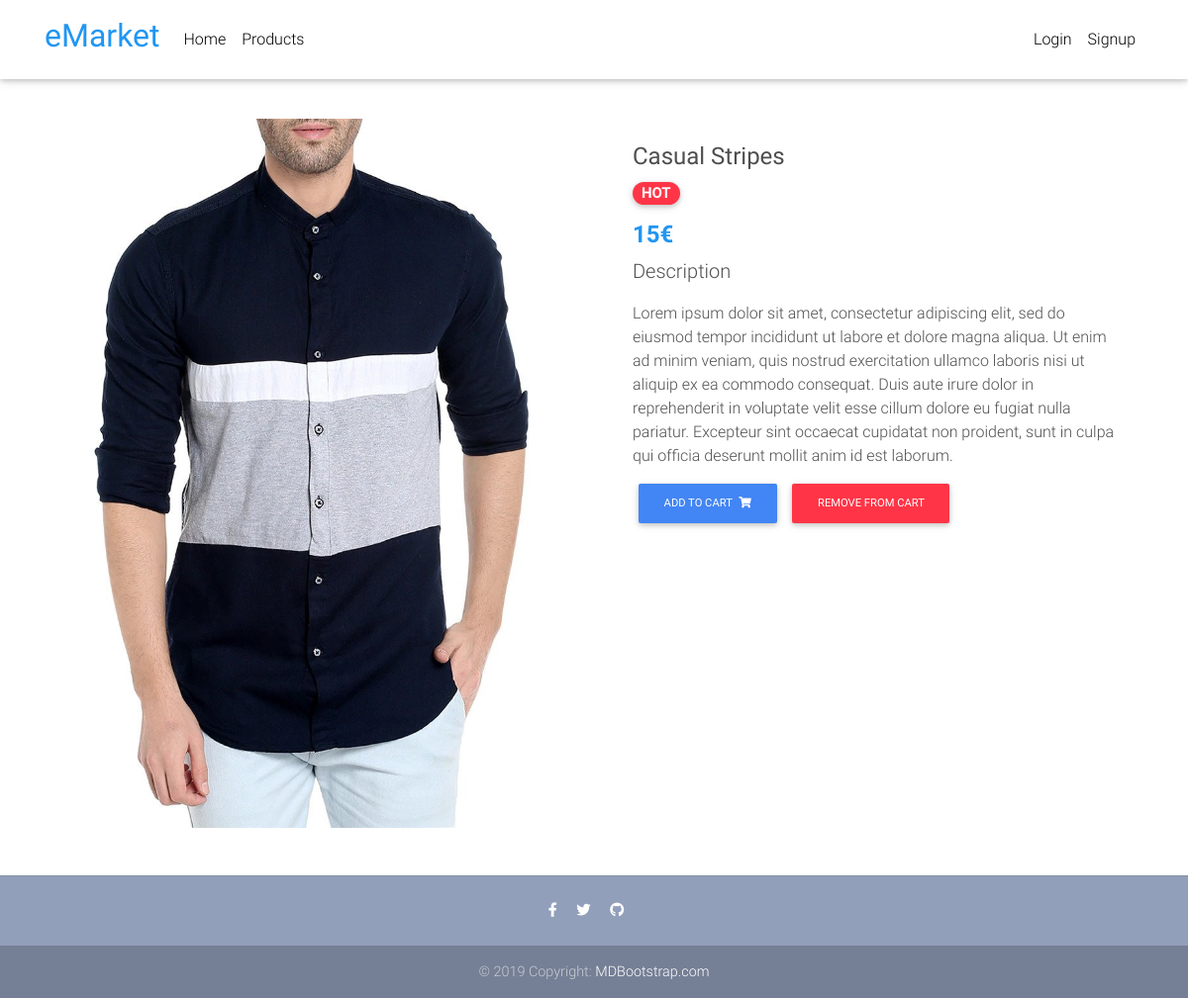
The app's page /product/ESAPC-1/, older data.
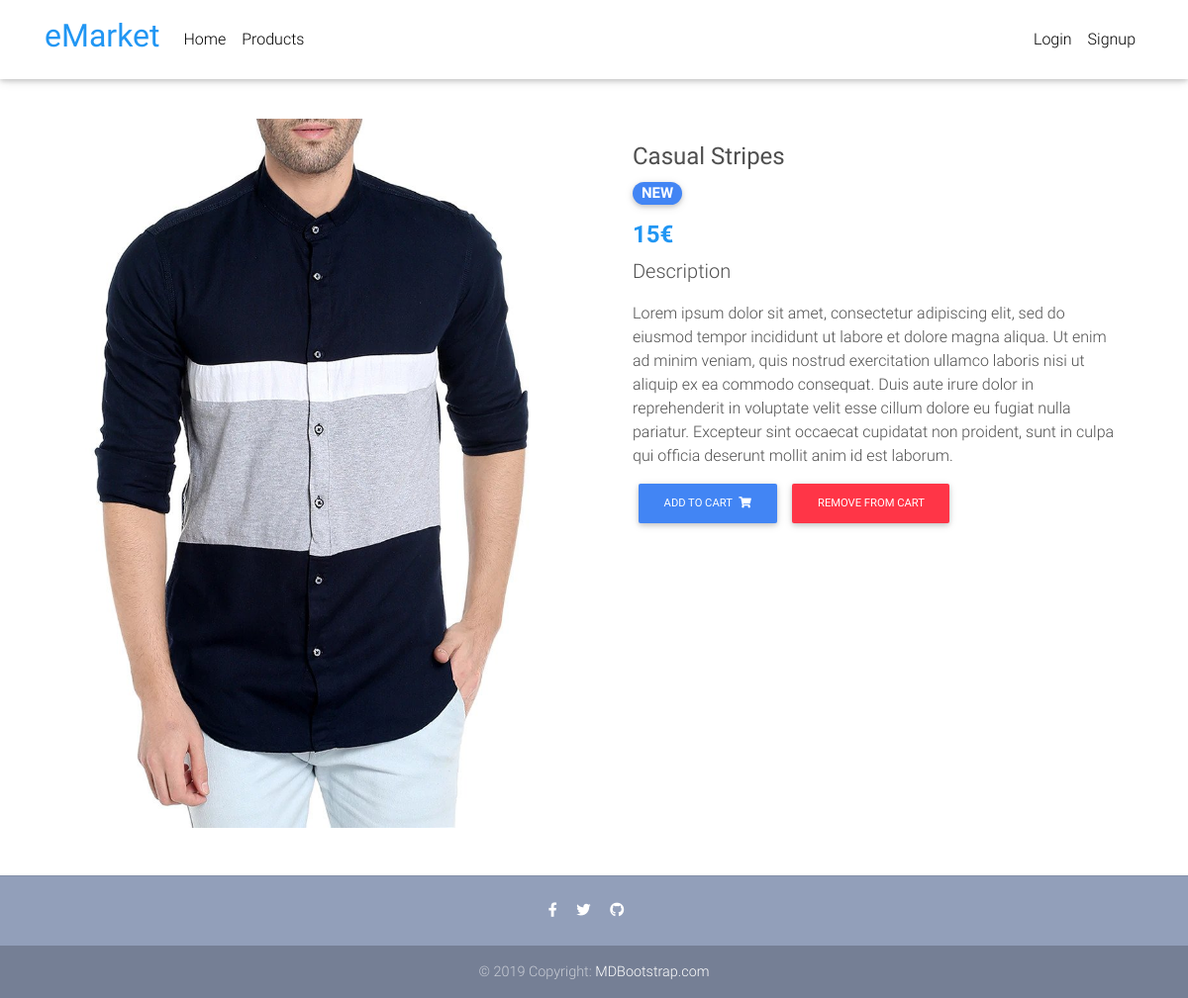
The same page, newer data.
### products/models.py (models this page shows, shortened)
class Item(models.Model):
    title = models.CharField(max_length=100)
    slug = models.SlugField()
    category = models.ManyToManyField(Category)
    label = models.CharField(choices=LABEL_CHOICES, blank=True, null=True, max_length=1)
    price = models.IntegerField()
    discount = models.IntegerField(blank=True, null=True)
    description = models.TextField()
    def get_absolute_url(self):
        return reverse("products:product", kwargs={
            "slug": self.slug
        })
    def get_add_to_cart_url(self):
        return reverse("products:add-to-cart", kwargs={
            "slug": self.slug
        })
    def get_remove_from_cart_url(self):
        return reverse("products:remove-from-cart", kwargs={
            "slug": self.slug
        })

### products/views.py (the view)
# urls.py: path('product/<slug>/', views.ItemDetailView.as_view(), name='product'),
class ItemDetailView(DetailView):
    model = Item
    template_name = "product.html"

### products/templates/product.html (shortened to what this page needs)
{% load static %}
{% load i18n %}
{% load cart_count_tag %}
<!DOCTYPE html>
<html lang="en">
<head>
  <link rel="stylesheet" href="https://use.fontawesome.com/releases/v5.11.2/css/all.css">
  <link href="{% static 'css/bootstrap.min.css' %}" rel="stylesheet">
  <link href="{% static 'css/mdb.min.css' %}" rel="stylesheet">
  <link href="{% static 'css/style.min.css' %}" rel="stylesheet">
</head>
<body>
  <nav class="navbar fixed-top navbar-expand-lg navbar-light white scrolling-navbar">
    <div class="container">
      <a class="navbar-brand waves-effect" class="nav-link waves-effect" href="/..">
        <h2><strong class="blue-text">eMarket</strong></h2>
      </a>
      <div class="collapse navbar-collapse" id="navbarSupportedContent">
        <ul class="navbar-nav mr-auto">
          <li class="nav-item">
            <a class="nav-link waves-effect" href="/..">{% trans "Home" %}
            </a>
          </li>
          <li class="nav-item">
            <a class="nav-link waves-effect" href="/../product-list/">{% trans "Products" %}
            </a>
          </li>
        </ul>
        <ul class="navbar-nav nav-flex-icons">
          {% if request.user.is_authenticated %}
          <li class="nav-item">
            <p style="margin-top: 8px; margin-right: 15px;">{% trans "Welcome back" %} {{ request.user|title }}!</p>
          </li>
          <li class="nav-item">
            <a href="/order-summary/" class="nav-link waves-effect">
              <span class="badge red z-depth-1 mr-1"> {{ request.user|cart_item_count }} </span>
              <i class="fas fa-shopping-cart"></i>
              <span class="clearfix d-none d-sm-inline-block"> {% trans "Cart" %} </span>
            </a>
          </li>
          <li class="nav-item">
            <a class="nav-link waves-effect" href="{% url 'account_logout' %}">
              <span class="clearfix d-none d-sm-inline-block"> {% trans "Logout" %} </span>
            </a>
          </li>
          {% else %}
          <li class="nav-item">
            <a class="nav-link waves-effect" href="{% url 'account_login' %}">
              <span class="clearfix d-none d-sm-inline-block"> {% trans "Login" %} </span>
            </a>
          </li>
          <li class="nav-item">
            <a class="nav-link waves-effect" href="{% url 'account_signup' %}">
              <span class="clearfix d-none d-sm-inline-block"> {% trans "Signup" %} </span>
            </a>
          </li>
          {% endif %}
        </ul>
      </div>
    </div>
  </nav>
  <main class="mt-5 pt-4">
    <div class="container dark-grey-text mt-5">
      <div class="row wow fadeIn">
        <div class="col-md-6 mb-4">
          {% with 'img/merchandise/'|add:item.title|add:'.jpg' as image_static %}
            <img src="{% static image_static %}" class="card-img-top" alt="">
          {% endwith %}
        </div>
        <div class="col-md-6 mb-4">
          <div class="p-4">
            <div class="mb-3">
              <h4>
                <strong>
                  <a href="{{ item.get_absolute_url }}" class="dark-grey-text">{{ item.title }}</a>
                </strong>
              </h4>
              <a href="" class="grey-text">
                <h5>
                  <strong>
                    {% if item.get_label_display == "primary" %}
                      <span class="badge badge-pill {{ item.get_label_display }}-color">{% trans "NEW" %}</span>
                    {% elif item.get_label_display == "danger" %}
                      <span class="badge badge-pill {{ item.get_label_display }}-color">{% trans "HOT" %}</span>
                    {% endif %}
                  </strong>
                </h5>
              </a>
            </div>
            <h4 class="font-weight-bold blue-text">
              {% if item.discount != null %}
                <strong>{{ item.discount }}€</strong>
                <span class="mr-1">
                  <del style="color:gray;">{{ item.price }}€</del>
                </span>
              {% else %}
                <strong>{{ item.price }}€</strong>
              {% endif %}
            </h4>
            <p class="lead">{% trans "Description" %}</p>
            <p>{{ object.description }}</p>
            <a href="{{ object.get_add_to_cart_url }}" class="btn btn-primary btn-md my-0 p">{% trans "Add to cart" %}
              <i class="fas fa-shopping-cart ml-1"></i>
            </a>
            <a href="{{ object.get_remove_from_cart_url }}" class="btn btn-danger btn-md my-0 p">{% trans "Remove from cart" %}</a>
          </div>
        </div>
      </div>
    </div>
  </main>
  <footer class="page-footer text-center font-small mt-4 wow fadeIn">
    <hr class="my-4">
    <div class="pb-4">
      <a href="https://www.facebook.com/tony.prapas/" target="_blank">
        <i class="fab fa-facebook-f mr-3"></i>
      </a>
      <a href="https://twitter.com/TonyPr99" target="_blank">
        <i class="fab fa-twitter mr-3"></i>
      </a>
      <a href="https://github.com/PrapasAntonis99/eShop" target="_blank">
        <i class="fab fa-github mr-3"></i>
      </a>
    </div>
    <div class="footer-copyright py-3">
      © 2019 Copyright:
      <a href="https://mdbootstrap.com/education/bootstrap/" target="_blank"> MDBootstrap.com </a>
    </div>
  </footer>
</body>
</html>

Row changes from the older to the newer data that the page shows:
changed Item: label empty → "P" (drawn)
Text that changed along with them:
text no longer shown: "HOT"
text now shown: "NEW"
